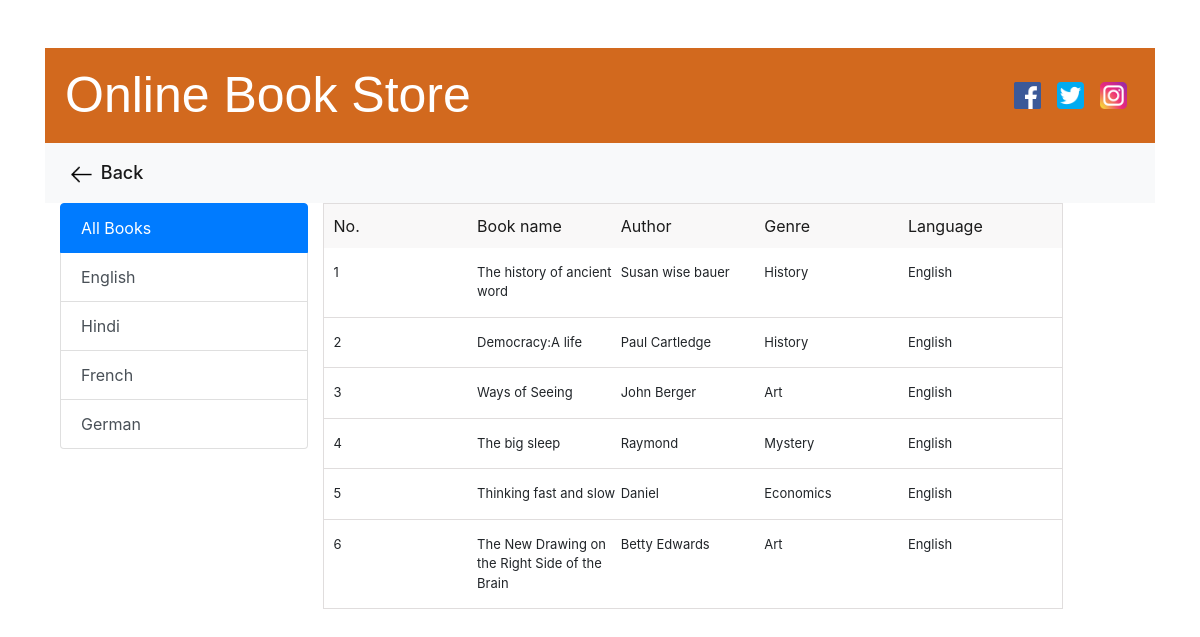
Screenshot of /showlang/English with the database file from the repository.
### app1/models.py (models this page shows)
class Book(models.Model):
    idno=models.AutoField(primary_key=True)
    book_name=models.CharField(max_length=200)
    author=models.CharField(max_length=200)
    genre=models.CharField(max_length=200)
    language=models.CharField(max_length=200)

### app1/views.py (the view)
# urls.py: path('showlang', views.lang, name='showlang'),
def lang(request,data=None):
    if data==None:
        lang=Book.objects.all()
    elif data=="English" or data=="Hindi" or data=="French" or data=="German":
        lang= Book.objects.filter(language=data)
    return render(request, 'showlang.html', {"lang": lang})

### templates/showlang.html (shortened to what this page needs)
{% extends 'common.html' %}
{% load static %}
{% block bs %}
      <div class="nav">
              <nav class="navbar navbar-expand-lg navbar-light bg-light">
  <div class="collapse navbar-collapse" id="navbarNav">
    <ul class="navbar-nav">
      <li class="nav-item active">
        <a class="nav-link" href="{% url 'main' %}"> <img src="{% static 'image/back_arrow.png' %}"> Back </a>
      </li>
    </ul>
  </div>
</nav>
          </div>
<div class="container my-5">
 <div class="row">
  <div class="col-sm-3">
<div class="list-group">
  <a href="{% url 'showlang' %}" class="list-group-item list-group-item-action active" aria-current="true">
    All Books
  </a>
    <a href="{% url 'showlangdata' 'English' %}" class="list-group-item list-group-item-action">English</a>
    <a href="{% url 'showlangdata' 'Hindi' %}" class="list-group-item list-group-item-action">Hindi</a>
    <a href="{% url 'showlangdata' 'French' %}" class="list-group-item list-group-item-action">French</a>
  <a href="{% url 'showlangdata' 'German' %}" class="list-group-item list-group-item-action">German</a>
</div>
  </div>
<div class="col-sm-8">
    <div class="row">
        <div class="main_sec">
            <div class="fw-bold book_head">No.</div>
           <div class="fw-bold book_head">Book name</div>
            <div class="fw-bold book_head">Author</div>
            <div class="fw-bold book_head">Genre</div>
            <div class="fw-bold book_head">Language </div>
        </div>
        {% for x in lang %}
        <div class="book_sec_main text-center">
            <div class="book_details">{{ forloop.counter }}</div>
                <div class="book_details">{{ x.book_name  }}</div>
            <div class=" book_details">{{ x.author  }}</div>
            <div class=" book_details">{{ x.genre  }}</div>
             <div class="book_details">{{ x.language  }}</div>
        </div>
        {% endfor %}
    </div>
</div>
 </div>
</div>
{% endblock %}

### templates/common.html (style rules this page uses)
.nav { width: 100%; float: left; display: inherit; }
ul.navbar-nav img { width: 25px; margin-right: 2px; }
ul.navbar-nav a.nav-link { font-size: 18px; font-weight: 500; }

### templates/showlang.html (style rules this page uses)
.book_sec_main { background: border-box; width: 100%; float: left; border-bottom: 1px solid #e0dddd; border-left: 1px solid #e0dddd; border-right: 1px solid #e0dddd; padding: 10px; }
.main_sec { width: 100%; float: left; margin: 0; background: #f9f8f8; color: #1b1b1b; padding: 10px; border-top: 1px solid #e0dddd; border-left: 1px solid #e0dddd; border-right: 1px solid #e0dddd; }
.book_head { width: 20%; float: left; margin: 0; padding: 0; }
.book_details { width: 20%; float: left; padding: 5px 0px; font-weight: 400; text-align: left; font-size: 13px; }

### rows the page displays
Book: book_name "The history of ancient word", author "Susan wise bauer", genre "History", language "English"
Book: book_name "Democracy:A life", author "Paul Cartledge", genre "History", language "English"
Book: book_name "Ways of Seeing", author "John Berger", genre "Art", language "English"
Book: book_name "The big sleep", author "Raymond", genre "Mystery", language "English"
Book: book_name "Thinking fast and slow", author "Daniel", genre "Economics", language "English"
Book: book_name "The New Drawing on the Right Side of the Brain", author "Betty Edwards", genre "Art", language "English"
